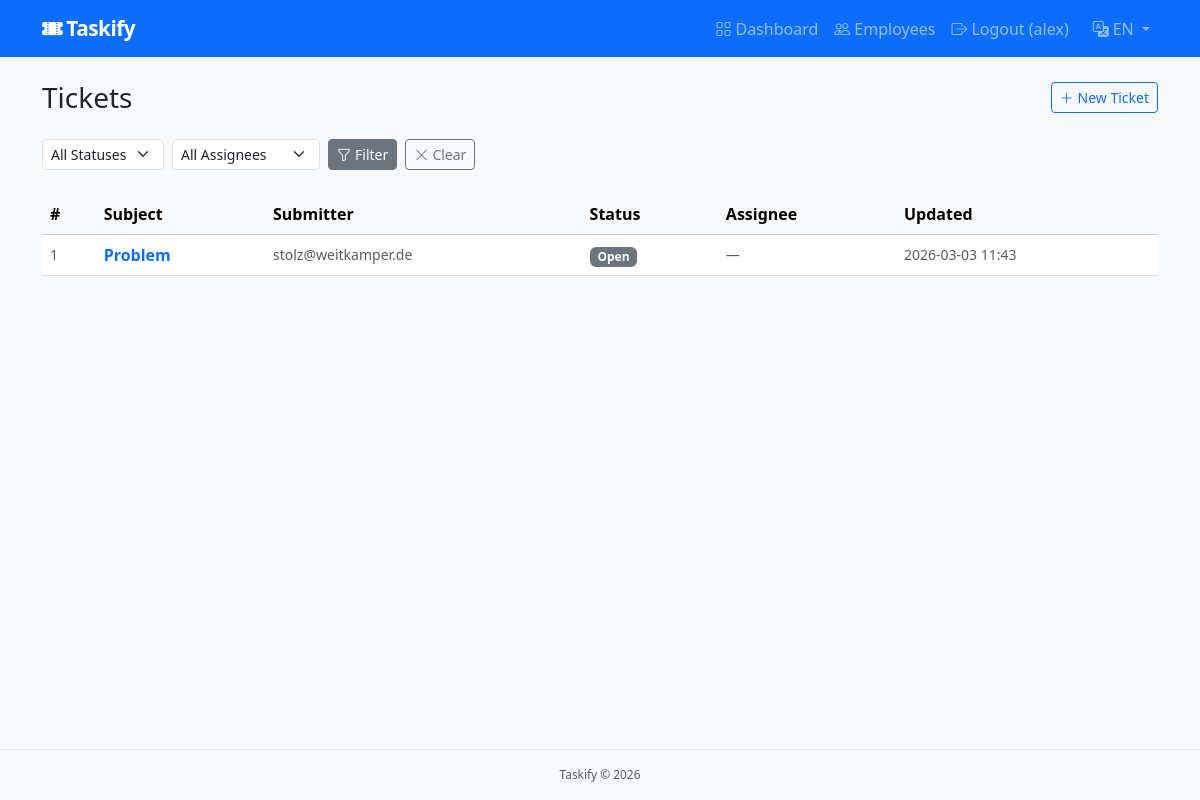
Screenshot of /dashboard (signed in) with the database file from the repository.
### models.py (models this page shows, shortened)
class Employee(UserMixin, db.Model):
    __tablename__ = 'employees'
    id = db.Column(db.Integer, primary_key=True)
    username = db.Column(db.String(80), unique=True, nullable=False)
    email = db.Column(db.String(120), unique=True, nullable=False)
    password_hash = db.Column(db.String(256), nullable=False)
    is_admin = db.Column(db.Boolean, default=False, nullable=False)
    is_active = db.Column(db.Boolean, default=True, nullable=False)
    created_at = db.Column(db.DateTime, default=datetime.utcnow, nullable=False)
    messages = db.relationship('Message', backref='author', lazy='dynamic')
    assignments = db.relationship('Assignment', backref='employee', lazy='dynamic')

class Ticket(db.Model):
    __tablename__ = 'tickets'
    id = db.Column(db.Integer, primary_key=True)
    token = db.Column(db.String(36), unique=True, nullable=False, default=lambda: str(uuid.uuid4()))
    submitter_email = db.Column(db.String(120), nullable=False)
    subject = db.Column(db.String(200), nullable=False)
    body = db.Column(db.Text, nullable=False)
    status = db.Column(db.String(20), nullable=False, default='open')
    created_at = db.Column(db.DateTime, default=datetime.utcnow, nullable=False)
    updated_at = db.Column(db.DateTime, default=datetime.utcnow, onupdate=datetime.utcnow, nullable=False)
    messages = db.relationship('Message', backref='ticket', lazy='dynamic', order_by='Message.created_at')
    attachments = db.relationship('Attachment', backref='ticket', lazy='dynamic')
    assignment = db.relationship('Assignment', backref='ticket', uselist=False)
    STATUS_CHOICES = ['open', 'in_progress', 'resolved', 'closed']
    @property
    def status_badge(self):
        badges = {
            'open': 'secondary',
            'in_progress': 'primary',
            'resolved': 'success',
            'closed': 'dark',
        }
        return badges.get(self.status, 'secondary')
    @property
    def assignee(self):
        if self.assignment:
            return self.assignment.employee
        return None

### app.py (the view)
@app.route('/dashboard')
@login_required
def dashboard():
    status_filter = request.args.get('status', '')
    assignee_filter = request.args.get('assignee', '')
    query = Ticket.query
    if status_filter:
        query = query.filter(Ticket.status == status_filter)
    if assignee_filter == 'me':
        query = query.join(Assignment).filter(Assignment.employee_id == current_user.id)
    elif assignee_filter == 'unassigned':
        query = query.filter(~Ticket.assignment.has())
    tickets = query.order_by(Ticket.updated_at.desc()).all()
    employees = Employee.query.filter_by(is_active=True).all()
    return render_template('dashboard.html', tickets=tickets, employees=employees,
                           status_filter=status_filter, assignee_filter=assignee_filter,
                           status_choices=Ticket.STATUS_CHOICES)

### app.py (called while the page is built)
def get_locale_selector():
    return session.get('lang',
                       request.accept_languages.best_match(['en', 'de'], default='en'))

def status_label(status):
    labels = {
        'open':        _('Open'),
        'in_progress': _('In Progress'),
        'resolved':    _('Resolved'),
        'closed':      _('Closed'),
    }
    return labels.get(status, status)

@app.context_processor
def inject_globals():
    return {
        'now': datetime.utcnow(),
        'status_label': status_label,
        'get_locale': get_locale,
    }

@login_manager.user_loader
def load_user(user_id):
    return db.session.get(Employee, int(user_id))

### templates/dashboard.html (shortened to what this page needs)
{% extends 'base.html' %}
{% block content %}
<div class="d-flex justify-content-between align-items-center mb-4">
  <h1 class="h3 mb-0">{{ _('Tickets') }}</h1>
  <a href="{{ url_for('submit') }}" class="btn btn-outline-primary btn-sm">
    <i class="bi bi-plus-lg me-1"></i>{{ _('New Ticket') }}
  </a>
</div>
<form method="get" class="row g-2 mb-4">
  <div class="col-auto">
    <select name="status" class="form-select form-select-sm">
      <option value="">{{ _('All Statuses') }}</option>
    </select>
  </div>
  <div class="col-auto">
    <select name="assignee" class="form-select form-select-sm">
      <option value="">{{ _('All Assignees') }}</option>
    </select>
  </div>
  <div class="col-auto">
    <button type="submit" class="btn btn-secondary btn-sm">
      <i class="bi bi-funnel me-1"></i>{{ _('Filter') }}
    </button>
    <a href="{{ url_for('dashboard') }}" class="btn btn-outline-secondary btn-sm ms-1">
      <i class="bi bi-x-lg me-1"></i>{{ _('Clear') }}
    </a>
  </div>
</form>
{% if tickets %}
<div class="table-responsive">
  <table class="table table-hover align-middle">
    <thead class="table-light">
      <tr>
        <th>#</th>
        <th>{{ _('Subject') }}</th>
        <th>{{ _('Submitter') }}</th>
        <th>{{ _('Status') }}</th>
        <th>{{ _('Assignee') }}</th>
        <th>{{ _('Updated') }}</th>
      </tr>
    </thead>
    <tbody>
      {% for ticket in tickets %}
      <tr>
        <td class="text-muted small">{{ ticket.id }}</td>
        <td>
          <a href="{{ url_for('ticket_detail', ticket_id=ticket.id) }}" class="text-decoration-none fw-semibold">
            {{ ticket.subject }}
          </a>
        </td>
        <td class="text-muted small">{{ ticket.submitter_email }}</td>
        <td>
          <span class="badge bg-{{ ticket.status_badge }}">
            {{ status_label(ticket.status) }}
          </span>
        </td>
        <td class="small">
          {% if ticket.assignee %}
            <i class="bi bi-person-check me-1 text-success"></i>{{ ticket.assignee.username }}
          {% else %}
            <span class="text-muted">—</span>
          {% endif %}
        </td>
        <td class="text-muted small">{{ ticket.updated_at.strftime('%Y-%m-%d %H:%M') }}</td>
      </tr>
      {% endfor %}
    </tbody>
  </table>
</div>
{% else %}
<div class="alert alert-secondary">
  <i class="bi bi-inbox me-2"></i>{{ _('No tickets match your filters.') }}
</div>
{% endif %}
{% endblock %}

### templates/base.html (shortened to what this page needs)
<!doctype html>
<html lang="{{ get_locale() }}">
<head>
  <link rel="stylesheet" href="https://cdn.jsdelivr.net/npm/bootstrap@5.3.3/dist/css/bootstrap.min.css">
  <link rel="stylesheet" href="https://cdn.jsdelivr.net/npm/bootstrap-icons@1.11.3/font/bootstrap-icons.min.css">
  <link rel="stylesheet" href="{{ url_for('static', filename='style.css') }}">
</head>
<body class="d-flex flex-column min-vh-100">
<nav class="navbar navbar-expand-md navbar-dark bg-primary">
  <div class="container">
    <a class="navbar-brand fw-bold" href="{{ url_for('submit') }}">
      <i class="bi bi-ticket-perforated-fill me-1"></i>Taskify
    </a>
    <div class="collapse navbar-collapse" id="navContent">
      <ul class="navbar-nav ms-auto mb-2 mb-md-0">
        {% if current_user.is_authenticated %}
          <li class="nav-item">
            <a class="nav-link" href="{{ url_for('dashboard') }}">
              <i class="bi bi-grid me-1"></i>{{ _('Dashboard') }}
            </a>
          </li>
          {% if current_user.is_admin %}
          <li class="nav-item">
            <a class="nav-link" href="{{ url_for('admin_employees') }}">
              <i class="bi bi-people me-1"></i>{{ _('Employees') }}
            </a>
          </li>
          {% endif %}
          <li class="nav-item">
            <a class="nav-link" href="{{ url_for('logout') }}">
              <i class="bi bi-box-arrow-right me-1"></i>{{ _('Logout') }} ({{ current_user.username }})
            </a>
          </li>
        {% else %}
          <li class="nav-item">
            <a class="nav-link" href="{{ url_for('login') }}">
              <i class="bi bi-person me-1"></i>{{ _('Employee Login') }}
            </a>
          </li>
        {% endif %}
        <li class="nav-item dropdown ms-2">
          <a class="nav-link dropdown-toggle" href="#" role="button" data-bs-toggle="dropdown">
            <i class="bi bi-translate me-1"></i>{{ get_locale()|string|upper }}
          </a>
        </li>
      </ul>
    </div>
  </div>
</nav>
<main class="flex-grow-1 py-4">
  <div class="container">
    {% block content %}{% endblock %}
  </div>
</main>
<footer class="bg-light border-top py-3 mt-auto">
  <div class="container text-center text-muted small">
    Taskify &copy; {{ now.year if now else 2024 }}
  </div>
</footer>
</body>
</html>

### static/style.css (style rules this page uses)
body { background-color: #f8f9fa; }
.navbar-brand { font-size: 1.3rem; letter-spacing: -0.5px; }
.table td, .table th { vertical-align: middle; }
footer { font-size: 0.85rem; }

### rows the page displays
Employee: username "alex"
Ticket: id "1", subject "Problem", submitter_email "stolz@weitkamper.de", status "Open", updated_at "2026-03-03 11:43"

### other values shown
{{ get_locale()|string|upper }} "EN"
form field status "All Statuses"
form field assignee "All Assignees"
